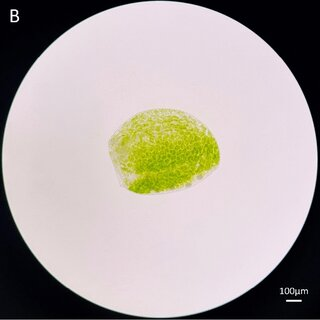
#> input picture Microscopic-photos-of-Wolffia-arrhiza-taken-at-A-40-B-100-and-C_Q320.jpg, 320 x 320 px
$ python -i segmentation.py   (imports and definitions only)   (older library calls are emulated)
#> lines starting #> are read from the running program, lines starting #| are printed output that depends on the picture; after the words box and inside, x2 and y2 are one past the last pixel; in counts of white or black regions, pixels touching at a corner belong together
### analysis_config.py
"""
analysis_config.py - Fixed and Complete Analysis Configuration
Resolves all AttributeError issues with missing nested configurations
"""

from dataclasses import dataclass, field
from typing import Any, Dict, List, Optional

import plotly.graph_objects as go
from plotly.subplots import make_subplots


@dataclass
class AnalysisConfig:
    """Complete production-ready configuration with all required nested fields."""

    # Core parameters
    pixel_to_micron: float = 1.0
    min_cell_area: int = 30
    max_cell_area: int = 8000
    chlorophyll_threshold: float = 0.6

    # Processing parameters
    noise_reduction_sigma: float = 0.8
    contrast_enhancement_clip: float = 0.03
    multi_scale_levels: int = 3
    watershed_min_distance: int = 8
    adaptive_block_size: int = 21

    # Quality control
    min_image_quality_score: float = 0.7
    outlier_detection_contamination: float = 0.1
    confidence_interval: float = 0.95

    # Health score weights
    health_score_weights: Dict[str, float] = field(default_factory=lambda: {
        'chlorophyll_content': 0.3,
        'cell_integrity': 0.25,
        'size_consistency': 0.2,
        'texture_uniformity': 0.15,
        'shape_regularity': 0.1
    })

    # FIXED: Add all missing nested configuration sections
    preprocessing: Dict[str, Any] = field(default_factory=lambda: {
        'noise_reduction': True,
        'contrast_enhancement': True,
        'illumination_correction': True,
        'denoise_strength': 'moderate',
        'contrast_method': 'clahe'
    })

    thresholding: Dict[str, Any] = field(default_factory=lambda: {
        'methods': ['otsu', 'adaptive', 'multiotsu', 'li'],
        'adaptive_block_size': 21,
        'adaptive_c': 2,
        'manual_threshold': None,
        'voting_threshold': 2
    })

    morphology: Dict[str, Any] = field(default_factory=lambda: {
        'opening_size': 2,
        'closing_size': 3,
        'remove_small_objects': 50,
        'fill_holes': True,
        'hole_fill_threshold': 200
    })

    postprocessing: Dict[str, Any] = field(default_factory=lambda: {
        'remove_border': True,
        'border_width': 10,
        'size_filter': True,
        'shape_filter': True,
        'min_area': 30,  # Will be set to min_cell_area in __post_init__
        'max_area': 8000,  # Will be set to max_cell_area in __post_init__
        'min_circularity': 0.3,
        'max_eccentricity': 0.95
    })

    # Biological analysis parameters
    biological_analysis: Dict[str, Any] = field(default_factory=lambda: {
        'enable_biomass_calculation': True,
        'enable_chlorophyll_analysis': True,
        'enable_temporal_tracking': True,
        'enable_similarity_analysis': True,
        'biomass_conversion_factor': 0.0012,  # mg/mm²
        'dry_weight_ratio': 0.12  # 12% dry weight
    })

    # Visualization parameters
    visualization: Dict[str, Any] = field(default_factory=lambda: {
        'create_debug_images': True,
        'save_intermediate_steps': True,
        'color_scheme': 'viridis',
        'figure_dpi': 150,
        'max_cells_to_label': 100
    })

    # [71 lines left out: functions __post_init__, from_dict, to_dict, validate, ensure_analysis_config, not called in this run]


"""
logging_config.py - Fixed Unicode-Safe Logging Configuration
Handles emoji characters properly on all platforms including Windows cmd/PowerShell
"""

import locale
import logging
import os
import sys
from datetime import datetime
from pathlib import Path


class SafeFormatter(logging.Formatter):
    """Safe formatter that handles emoji and Unicode characters properly."""

    def __init__(self, *args, **kwargs):
        super().__init__(*args, **kwargs)

        # Detect platform and terminal capabilities
        self.use_emojis = self._detect_emoji_support()

        # Emoji fallbacks for Windows cmd/PowerShell and other systems
        self.emoji_fallbacks = {
            '✅': '[OK]', '❌': '[ERROR]', '⚠️': '[WARN]', '🔬': '[ANALYSIS]',
            '📊': '[STATS]', '🗑️': '[CLEAN]', '📁': '[FILES]', '🔄': '[PROCESS]',
            '🚀': '[START]', '💾': '[SAVE]', '🎯': '[TARGET]', '📈': '[PROGRESS]',
            '🔍': '[SEARCH]', '🧬': '[BIO]', '🤖': '[ML]', '🌱': '[SYSTEM]',
            '📷': '[IMAGE]', '🎨': '[VIZ]', '👋': '[BYE]', '🔧': '[CONFIG]',
            '📋': '[REPORT]', '🔗': '[LINK]', '⚡': '[FAST]', '🏥': '[HEALTH]',
            '🌐': '[WEB]', '💡': '[INFO]', '🧪': '[TEST]', '📦': '[BACKUP]',
            '🎉': '[SUCCESS]', '🕒': '[TIME]', '🧹': '[CLEANUP]'
        }

    def _detect_emoji_support(self):
        """Detect if the current environment supports emojis."""
        try:
            # Always disable emojis on Windows to avoid encoding errors
            if os.name == 'nt':  # Windows
                return False

            # For Unix systems, test if we can encode emojis
            test_emoji = "✅"
            test_emoji.encode('utf-8')

            # Check if stdout supports UTF-8
            if hasattr(sys.stdout, 'encoding'):
                encoding = sys.stdout.encoding.lower()
                if 'utf' not in encoding and encoding != 'ascii':
                    return False

            return True

        except (UnicodeEncodeError, AttributeError):
            return False

    def format(self, record):
        """Format log record with safe Unicode handling."""
        try:
            # Get the formatted message
            msg = super().format(record)

            # Replace emojis if not supported
            if not self.use_emojis:
                for emoji, fallback in self.emoji_fallbacks.items():
                    msg = msg.replace(emoji, fallback)

            # Ensure the message is safely encodable
            if isinstance(msg, str):
                # Try to encode and decode to catch any problematic characters
                try:
                    msg.encode('utf-8', errors='replace').decode('utf-8')
                except UnicodeError:
                    # Fallback to ASCII-safe version
                    msg = msg.encode('ascii', errors='replace').decode('ascii')

            return msg

        except Exception as e:
            # Ultimate fallback for any formatting issues
            try:
                safe_msg = str(record.msg).encode('ascii', 'replace').decode('ascii')
                return f"[{record.levelname}] {record.name}: {safe_msg}"
            except:
                return f"[{record.levelname}] LOGGING_ERROR: {str(e)}"


def setup_production_logging(log_level=logging.INFO, log_dir="logs"):
    """Setup production-ready logging system with Unicode safety."""
#> called with log_level = 20, log_dir = 'logs'

    # Ensure log directory exists
    Path(log_dir).mkdir(parents=True, exist_ok=True)

    # Create formatters
    console_formatter = SafeFormatter(
        '%(asctime)s - %(name)s - %(levelname)s - %(message)s'
    )

    file_formatter = SafeFormatter(
        '%(asctime)s - %(name)s - %(levelname)s - %(message)s'
    )

    # Get root logger
    root_logger = logging.getLogger()
    root_logger.setLevel(log_level)

    # Remove existing handlers to avoid duplicates
    for handler in root_logger.handlers[:]:
        root_logger.removeHandler(handler)

    # Console handler with safe encoding
    console_handler = logging.StreamHandler(sys.stdout)
    console_handler.setLevel(log_level)
    console_handler.setFormatter(console_formatter)

    # Force UTF-8 encoding on console handler if possible
    if hasattr(console_handler.stream, 'reconfigure'):
        try:
            console_handler.stream.reconfigure(encoding='utf-8', errors='replace')
        except Exception:
            pass  # Silently fail if reconfigure not supported

    root_logger.addHandler(console_handler)

    # File handler with UTF-8 encoding and error handling
    try:
        log_file = Path(log_dir) / f"bioimagin_{datetime.now().strftime('%Y%m%d')}.log"
        file_handler = logging.FileHandler(
            log_file,
            mode='a',
            encoding='utf-8',
            errors='replace'  # Replace problematic characters instead of crashing
        )
        file_handler.setLevel(log_level)
        file_handler.setFormatter(file_formatter)
        root_logger.addHandler(file_handler)

        # Test log entry
        logger = logging.getLogger(__name__)
        if console_formatter.use_emojis:
            logger.info("[OK] Production logging system initialized with emoji support")
        else:
            logger.info("[OK] Production logging system initialized (compatibility mode)")

    except Exception as e:
        # If file logging fails, at least we have console logging
        print(f"Warning: Could not setup file logging: {e}")
        logger = logging.getLogger(__name__)
        logger.warning(f"File logging disabled due to error: {str(e)}")

    return root_logger


# Auto-initialize logging when imported, but only if not already configured
if not logging.getLogger().handlers:
    setup_production_logging()

### segmentation.py
"""
Enhanced Wolffia-Specific Segmentation for Real Petri Dish Analysis
Optimized for small, round green specimens against light backgrounds
Production-ready with comprehensive error handling
"""

import logging
import warnings
from datetime import datetime
from pathlib import Path

import cv2
import matplotlib.pyplot as plt
import numpy as np
from scipy import ndimage
from skimage import filters, measure, morphology, segmentation
from skimage.feature import peak_local_max

from analysis_config import AnalysisConfig

# Import safe logging
from logging_config import setup_production_logging

logger = logging.getLogger(__name__)

# [1 line not run here, left out]


class WolffiaSpecificSegmentation:
    """Specialized segmentation tuned for Wolffia arrhiza in petri dishes"""

    def __init__(self, min_area=20, max_area=2000, debug_mode=False):
        self.min_area = min_area  # Smaller minimum for tiny Wolffia
        self.max_area = max_area  # Reasonable maximum
        self.debug_mode = debug_mode
        self.debug_images = {}

        logger.info(f"[INIT] Wolffia segmentation initialized: area range {min_area}-{max_area}")

    def segment(self, image_rgb, output_debug_path=None):
        """
        Main segmentation method with diagnostic visualization

        Args:
            image_rgb: RGB image array
            output_debug_path: Path to save debug visualizations

        Returns:
            labels: Labeled image with detected cells
            debug_info: Dictionary with intermediate results
        """
        try:
            logger.info("[SEGMENT] Starting Wolffia-specific segmentation")

            # Input validation
            if image_rgb is None:
                logger.error("[ERROR] Input image is None")
                return np.zeros((100, 100), dtype=np.int32), {'error': 'Input image is None'}

            if len(image_rgb.shape) != 3:
                logger.error(f"[ERROR] Invalid image shape: {image_rgb.shape}")
                return np.zeros((100, 100), dtype=np.int32), {'error': 'Invalid image shape'}

            # Step 1: Convert and enhance for green organisms
            lab = cv2.cvtColor(image_rgb, cv2.COLOR_RGB2LAB)
#> lab: shape (320, 320, 3); mean of channels 0, 1, 2 171.2, 130.7, 130.7
            hsv = cv2.cvtColor(image_rgb, cv2.COLOR_RGB2HSV)
#> hsv: shape (320, 320, 3); mean H, S, V 121.1, 66.9, 176.5

            # Enhanced green extraction for Wolffia
            green_enhanced = self._extract_wolffia_green(image_rgb, hsv, lab)
            self.debug_images['01_green_enhanced'] = green_enhanced

            # Step 2: Advanced preprocessing
            preprocessed = self._preprocess_for_wolffia(green_enhanced)
            self.debug_images['02_preprocessed'] = preprocessed

            # Step 3: Adaptive thresholding
            binary_mask = self._adaptive_threshold_wolffia(preprocessed)
            self.debug_images['03_binary_mask'] = binary_mask

            # Step 4: Morphological cleanup
            cleaned_mask = self._morphological_cleanup_wolffia(binary_mask)
            self.debug_images['04_cleaned_mask'] = cleaned_mask

            # Step 5: Watershed segmentation for overlapping cells
            labels = self._watershed_segment_wolffia(cleaned_mask, preprocessed)
            self.debug_images['05_labels'] = labels

            # Step 6: Quality filtering
            filtered_labels = self._quality_filter_wolffia(labels, image_rgb.shape)
            self.debug_images['06_filtered_labels'] = filtered_labels

            # Step 7: Generate visualizations if requested
            if output_debug_path or self.debug_mode:
                self._save_debug_visualizations(image_rgb, filtered_labels, output_debug_path)

            cell_count = np.max(filtered_labels)
            logger.info(f"[SUCCESS] Wolffia segmentation complete: {cell_count} cells detected")

            return filtered_labels, {
                'cell_count': cell_count,
                'debug_images': self.debug_images,
                'processing_steps': [
                    'green_extraction', 'preprocessing', 'thresholding',
                    'morphological_cleanup', 'watershed', 'quality_filtering'
                ],
                'success': True
            }

        except Exception as e:
            logger.error(f"[ERROR] Wolffia segmentation error: {str(e)}")
            fallback_shape = (100, 100) if image_rgb is None else image_rgb.shape[:2]
            return np.zeros(fallback_shape, dtype=np.int32), {'error': str(e), 'success': False}

    def _extract_wolffia_green(self, rgb, hsv, lab):
        """Extract green channel optimized for Wolffia specimens"""
        try:
            # Multiple green extraction methods

            # Method 1: Enhanced green from RGB
            r, g, b = rgb[:,:,0], rgb[:,:,1], rgb[:,:,2]
            green_excess = g.astype(np.float32) - 0.5 * (r.astype(np.float32) + b.astype(np.float32))
            green_excess = np.clip(green_excess, 0, 255)

            # Method 2: HSV-based green extraction
            h, s, v = hsv[:,:,0], hsv[:,:,1], hsv[:,:,2]
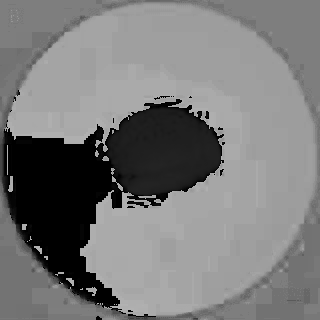
#> h: shape (320, 320); min 0, max 178, mean 121.1
            green_hue_mask = ((h >= 35) & (h <= 85)) & (s > 30) & (v > 20)
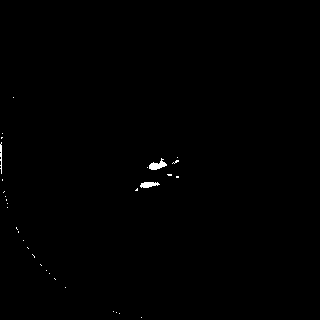
#> green_hue_mask: shape (320, 320) bool; 0.31% white; 32 white regions (29 under 20 px), largest, box (x1, y1, x2, y2) and area: (149, 158, 167, 170) 109, (140, 182, 160, 188) 85, (0, 142, 2, 174) 47
            green_hsv = np.zeros_like(g, dtype=np.float32)
            green_hsv[green_hue_mask] = v[green_hue_mask]

            # Method 3: LAB a-channel (green-red axis)
            a_channel = lab[:,:,1].astype(np.float32)
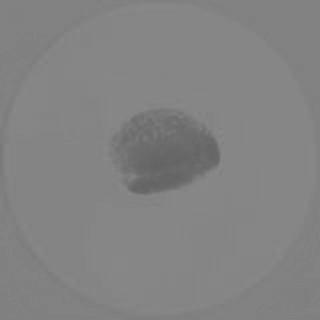
#> a_channel: shape (320, 320) float32; min 98, max 138, mean 130.7
            green_lab = np.clip(128 - a_channel, 0, 255)  # More negative = more green

            # Combine methods with weighting
            combined_green = (
                0.4 * green_excess +
                0.4 * green_hsv +
                0.2 * green_lab
            )
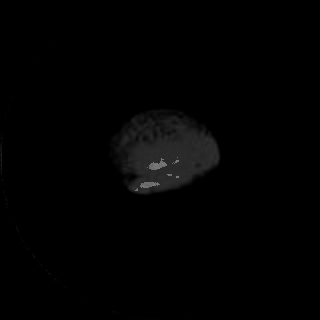
#> combined_green: shape (320, 320) float32; min 0, max 127.4, mean 2.4

            # Normalize to 0-1 range
            combined_green = combined_green / (combined_green.max() + 1e-8)

            return combined_green

        except Exception as e:
            logger.error(f"[ERROR] Green extraction error: {str(e)}")
            return rgb[:,:,1] / 255.0

    def _preprocess_for_wolffia(self, green_enhanced):
        """Preprocessing optimized for small Wolffia specimens"""
        try:
            # Gentle denoising to preserve small objects
            denoised = filters.gaussian(green_enhanced, sigma=0.8)

            # Contrast enhancement
            p2, p98 = np.percentile(denoised, (2, 98))
#> p2 = 0; p98 = 0.328
            enhanced = np.clip((denoised - p2) / (p98 - p2 + 1e-8), 0, 1)

            # Subtle sharpening for small objects
            kernel = np.array([[-0.1, -0.1, -0.1],
                              [-0.1,  1.8, -0.1],
                              [-0.1, -0.1, -0.1]])
            sharpened = cv2.filter2D(enhanced, -1, kernel)
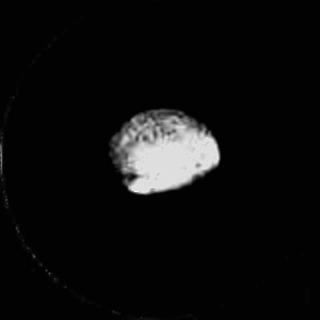
#> sharpened: shape (320, 320) float32; min -0.0124, max 1.15, mean 0.0525; drawn with min black and max white
            sharpened = np.clip(sharpened, 0, 1)

            return sharpened

        except Exception as e:
            logger.error(f"[ERROR] Preprocessing error: {str(e)}")
            return green_enhanced

    def _adaptive_threshold_wolffia(self, preprocessed):
        """Adaptive thresholding specifically for Wolffia"""
        try:
            # Convert to uint8 for thresholding
            img_uint8 = (preprocessed * 255).astype(np.uint8)

            # Multiple thresholding approaches

            # Otsu thresholding
            try:
                otsu_thresh = filters.threshold_otsu(preprocessed)
#> otsu_thresh = 0.428
                binary_otsu = preprocessed > otsu_thresh
#> binary_otsu: shape (320, 320) bool; 5.6% white; 2 white regions (1 under 20 px), largest, box (x1, y1, x2, y2) and area: (116, 115, 220, 194) 5735
            except Exception as e:
                logger.warning(f"[WARN] Otsu thresholding failed: {str(e)}")
                binary_otsu = preprocessed > np.mean(preprocessed)

            # Local adaptive thresholding
            try:
                local_thresh = filters.threshold_local(img_uint8, block_size=25, offset=0.02)
                binary_local = img_uint8 > local_thresh
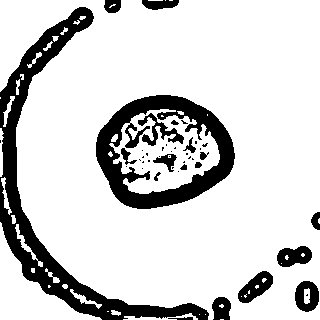
#> binary_local: shape (320, 320) bool; 82% white; 45 black regions (26 under 20 px), largest, box (x1, y1, x2, y2) and area: (0, 7, 209, 320) 8703, (96, 95, 235, 209) 6079, (238, 271, 273, 303) 595
            except Exception as e:
                logger.warning(f"[WARN] Local thresholding failed: {str(e)}")
                binary_local = binary_otsu

            # Percentile-based thresholding (good for varying illumination)
            try:
                percentile_thresh = np.percentile(preprocessed[preprocessed > 0], 75)
#> percentile_thresh = 0.964
                binary_percentile = preprocessed > percentile_thresh
#> binary_percentile: shape (320, 320) bool; 2.7% white; 6 white regions (5 under 20 px), largest, box (x1, y1, x2, y2) and area: (131, 135, 218, 193) 2777
            except Exception as e:
                logger.warning(f"[WARN] Percentile thresholding failed: {str(e)}")
                binary_percentile = binary_otsu

            # Combine thresholds with voting
            vote_sum = binary_otsu.astype(int) + binary_local.astype(int) + binary_percentile.astype(int)
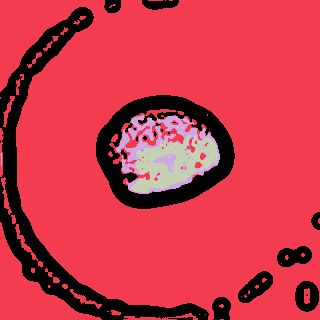
#> vote_sum: shape (320, 320) int64; 4 distinct labels, from 0 to 3; one colour per label, 0 black
            binary_combined = vote_sum >= 2  # At least 2/3 methods agree
#> binary_combined: shape (320, 320) bool; 4.6% white; 3 white regions (2 under 20 px), largest, box (x1, y1, x2, y2) and area: (116, 115, 220, 194) 4726

            return binary_combined

        except Exception as e:
            logger.error(f"[ERROR] Thresholding error: {str(e)}")
            return preprocessed > 0.5

    def _morphological_cleanup_wolffia(self, binary_mask):
        """Morphological operations tuned for Wolffia size and shape"""
        try:
            # Remove small noise
            cleaned = morphology.remove_small_objects(binary_mask, min_size=self.min_area//2)
#> (the rest of the program and of its run is left out)
